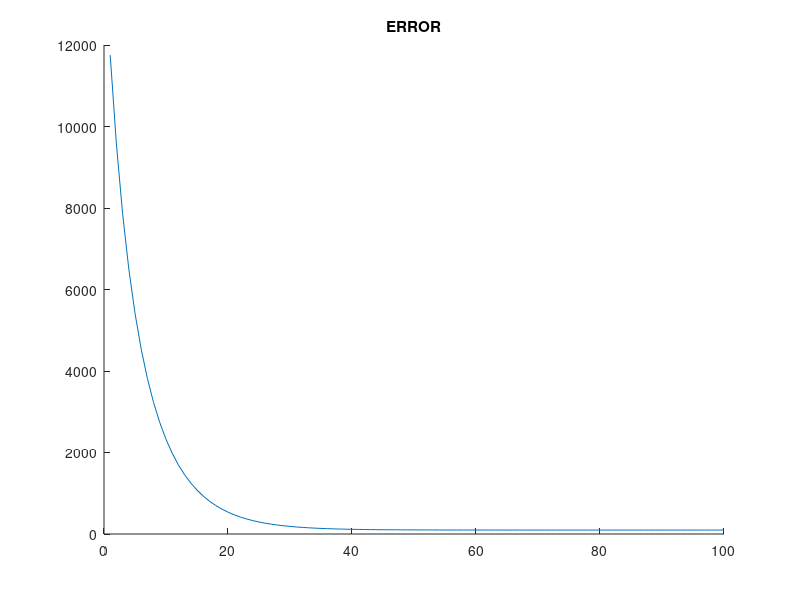
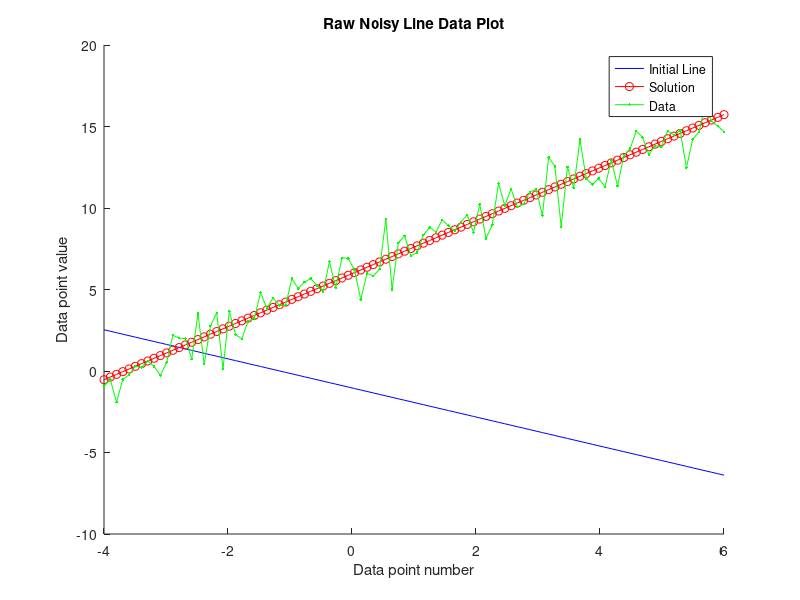

The MATLAB script that drew these images, in order:
clear all
clc
close all

samples = 100;

noise = randn(1,samples);

x = linspace(-4, 6, samples);

m0 = 1.6;
c0 = 6;

m = randn(1);
c = randn(1);
iterations = 100;
learningRate = 0.001;

y = m0*x + c0;
y = y + noise;

yInit = m * x + c;

for cidx = 1:iterations
    mGrad = -2 * sum(x .* (y - (m * x + c)));
    cGrad = -2 * sum((y - (m * x + c)));
    m = m - learningRate * mGrad;
    c = c - learningRate * cGrad;
    
    error(cidx) = sum( (y - (m * x + c)).^2);
end 

Yu = m * x + c;


figure
hold on
title('ERROR')
plot(error)

figure
hold on 
title('Raw Noisy Line Data Plot')
plot(x, yInit, 'b-')
plot(x, Yu, 'ro-')
plot(x, y, 'g.-')
legend('Initial Line', 'Solution', 'Data')
xlabel('Data point number')
ylabel('Data point value')